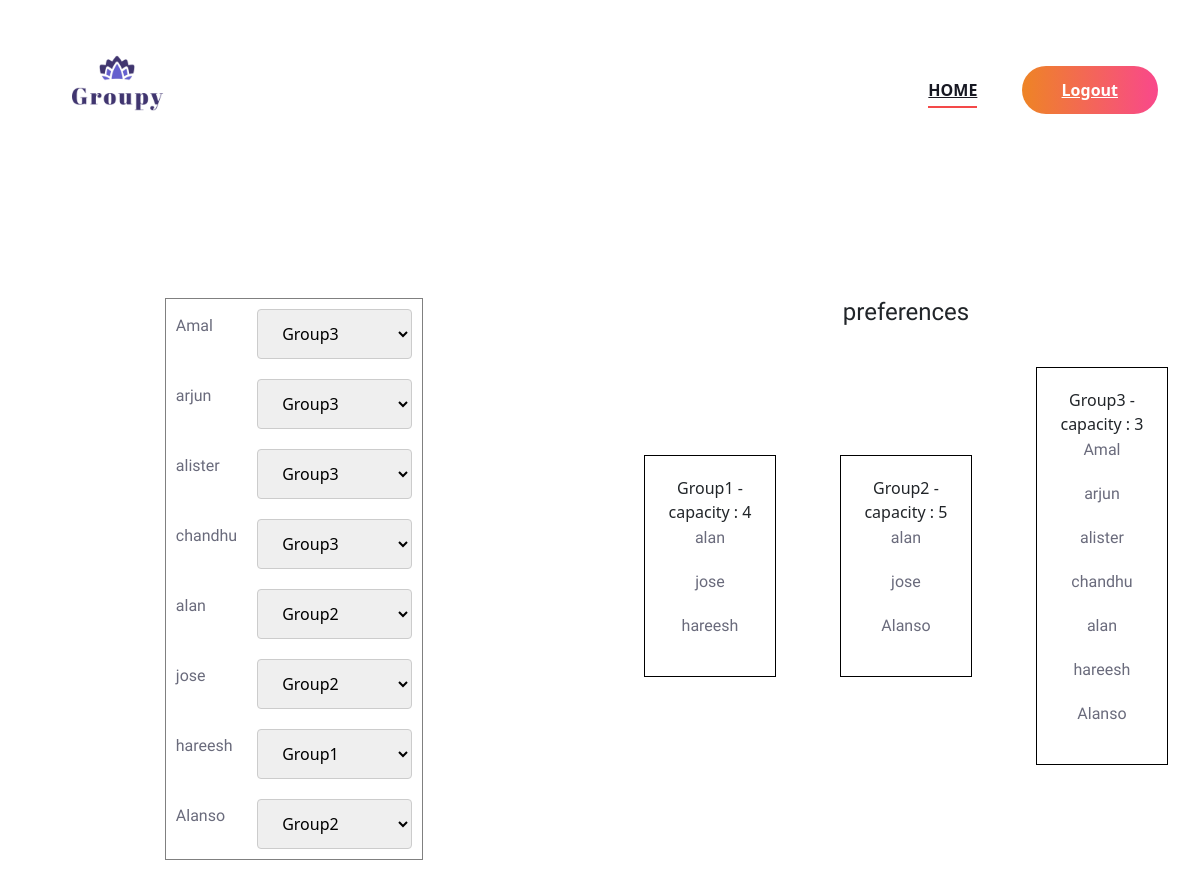
Screenshot of /Org/mannual/11 with the database file from the repository.
### Guest/models.py (models this page shows)
class ParticipateUser(models.Model):
    user=models.CharField(max_length=50)
    events=models.ForeignKey(Event,on_delete=models.CASCADE)
    rooms=models.TextField(max_length=50,default="")
    new_rooms = models.TextField(max_length=50, default="")
    privatecode = models.TextField(max_length=50, default="")
    is_ignored = models.BooleanField(default=False)

### Organizer/models.py (models this page shows)
class Room(models.Model):
    events=models.ForeignKey(Event,on_delete=models.CASCADE)
    number=models.CharField(max_length=50)
    capacity=models.IntegerField(default=0)

### Organizer/views.py (the view)
# urls.py: path('mannual/<int:pk>', views.manuualy,name="manuualy"),
def manuualy(request,pk):
    event=Event.objects.get(id=pk)
    eventdata=Event.objects.get(id=pk)
    pdata=ParticipateUser.objects.filter(events=eventdata)
    roomdata=Room.objects.filter(events=eventdata)
    participants = ParticipateUser.objects.filter(events=event)
    rooms=Room.objects.filter(events=event)
    print(rooms)
    if request.method == 'POST':
        for participant in participants:
            room_name = request.POST.get('room_' + str(participant.id))
            print(room_name)
            roomObj=Room.objects.get(id=room_name)
            roomNumber=roomObj.number
            print(roomNumber)
            if roomNumber:
                participant.new_rooms = roomNumber
                participant.save()
        return redirect('org:home')
    else:
        return render(request,"Organizer/Manually.html",{'users_data':participants,'room':rooms,'data': pdata, 'rdata': roomdata,})

### Organizer/templates/Organizer/Manually.html (shortened to what this page needs)
{% extends 'Organizer/Head.html'%}
{% load static %}
{% block content %}
<br><br><br><br>
<!DOCTYPE html>
<html lang="en">
<head>
    <link href="https://cdn.jsdelivr.net/npm/bootstrap@5.3.0/dist/css/bootstrap.min.css" rel="stylesheet">
</head>
<body>
<div class="row">
    <div class="col-md-6">
        <form action="" method="post">
            <table border="1" align="center" cellpadding="10"  >
                {% for user_data in users_data %}
                <tr>
                    <td>
                        <p>{{ user_data.user }}</p>
                    </td>
                    <td>
                        <select id="room_{{ user_data.id }}" name="room_{{ user_data.id }}"  onchange="onSelectChange(this.value, '{{ user_data.id }}')">
                            {% for room in room %}
                            <option value="{{ room.id }}" {% if user_data.new_rooms == room.number %}selected {% endif %} >
                                {{ room.number }}
                            </option>
                            {% endfor %}
                        </select>
                    </td>
                </tr>
                {% endfor %}
            </table>
        </form>
    </div>
       <div class="col-md-6">
        <h4 class="text-center">preferences</h4>
        <table  align="center" cellpadding="10">
            <tr>
                {% for i in rdata %}
                <td>
                    <div style="text-align:center;border:1px solid black;margin:22px;padding:20px">
                    {{i.number}}  - capacity : {{ i.capacity }}
                    {% for j in data %}
                    {% if i.number in j.rooms %}
                        <p>{{j.user}}</p>
                    {% endif %}
                    {% endfor %}
                </div>
                </td>
                {% endfor %}
        </table>
       </div>
</div>
</body>
</html>
<br><br><br><br><br><br><br><br><br><br><br><br><br><br><br><br><br><br><br><br><br>
{% endblock content %}

### Guest/static/Main/css/style.css (style rules this page uses)
html, body { height: 100%; font-family: "Work Sans", sans-serif; -webkit-font-smoothing: antialiased; font-smoothing: antialiased; }
h1, h2, h3, h4, h5, h6 { margin: 0; color: #111111; font-weight: 400; font-family: "Work Sans", sans-serif; }
h4 { font-size: 24px; }
p { font-size: 16px; font-family: "Work Sans", sans-serif; color: #6a6b7c; font-weight: 400; line-height: 28px; margin: 0 0 15px 0; }

### Guest/static/Form/form.css (style rules this page uses)
input[type=text],[type=password],[type=email],[type=date], select { width: 100%; padding: 12px 20px; margin: 8px 0; display: inline-block; border: 1px solid #ccc; border-radius: 4px; box-sizing: border-box; }

### rows the page displays
ParticipateUser: user "Amal", new_rooms+id "Group3"
ParticipateUser: user "arjun", new_rooms+id "Group3"
ParticipateUser: user "alister", new_rooms+id "Group3"
ParticipateUser: user "chandhu", new_rooms+id "Group3"
ParticipateUser: user "alan", new_rooms+id "Group2"
ParticipateUser: user "jose", new_rooms+id "Group2"
ParticipateUser: user "hareesh", new_rooms+id "Group1"
ParticipateUser: user "Alanso", new_rooms+id "Group2"
Room: number "Group1", capacity "4"
Room: number "Group2", capacity "5"
Room: number "Group3", capacity "3"
